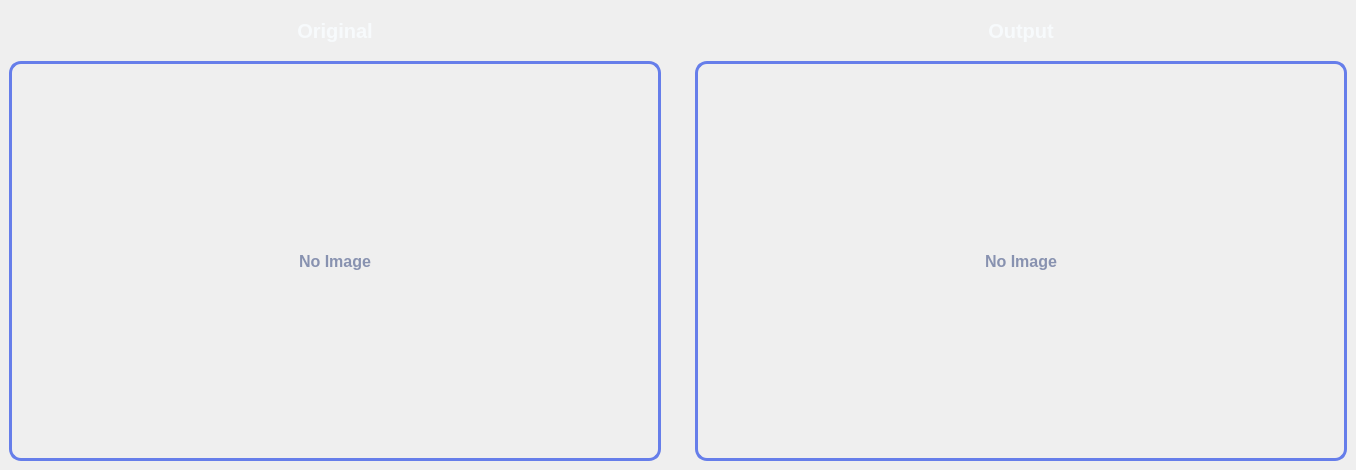
      <widget class="QWidget" name="scrollAreaWidgetContents">
       <property name="geometry">
        <rect>
         <x>0</x>
         <y>0</y>
         <width>1356</width>
         <height>470</height>
        </rect>
       </property>
       <property name="styleSheet">
        <string notr="true">QWidget#scrollAreaWidgetContents {
    background: qlineargradient(x1:0, y1:0, x2:1, y2:1,
                                stop:0 #1a1a36, stop:1 #0f0f1f);
}</string>
       </property>
       <layout class="QHBoxLayout" name="horizontalLayout_2">
        <property name="spacing">
         <number>16</number>
        </property>
        <property name="leftMargin">
         <number>0</number>
        </property>
        <property name="topMargin">
         <number>0</number>
        </property>
        <property name="rightMargin">
         <number>0</number>
        </property>
        <property name="bottomMargin">
         <number>0</number>
        </property>
        <item>
         <widget class="QFrame" name="originalImageCard">
          <layout class="QVBoxLayout" name="verticalLayout_3">
           <property name="spacing">
            <number>8</number>
           </property>
           <item>
            <widget class="QLabel" name="originalTitle">
             <property name="styleSheet">
              <string notr="true">font-size: 20px; 
font-weight: bold; 
color: #f7fafc;
padding: 8px;</string>
             </property>
             <property name="text">
              <string>Original</string>
             </property>
             <property name="alignment">
              <set>Qt::AlignCenter</set>
             </property>
            </widget>
           </item>
           <item>
            <widget class="QLabel" name="imgOriginal">
             <property name="minimumSize">
              <size>
               <width>350</width>
               <height>400</height>
              </size>
             </property>
             <property name="styleSheet">
              <string notr="true">background: qlineargradient(x1:0, y1:0, x2:0, y2:1,
                                stop:0 #0f0f25, stop:1 #0a0a15);
border: 3px solid #667eea;
border-radius: 12px;
font-size: 16px;
font-weight: 500;
color: #8892b0;
padding: 20px;</string>
             </property>
             <property name="text">
              <string>No Image</string>
             </property>
             <property name="alignment">
              <set>Qt::AlignCenter</set>
             </property>
            </widget>
           </item>
          </layout>
         </widget>
        </item>
        <item>
         <widget class="QFrame" name="outputImageCard">
          <layout class="QVBoxLayout" name="verticalLayout_4">
           <property name="spacing">
            <number>8</number>
           </property>
           <item>
            <widget class="QLabel" name="outputTitle">
             <property name="styleSheet">
              <string notr="true">font-size: 20px; 
font-weight: bold; 
color: #f7fafc;
padding: 8px;</string>
             </property>
             <property name="text">
              <string>Output</string>
             </property>
             <property name="alignment">
              <set>Qt::AlignCenter</set>
             </property>
            </widget>
           </item>
           <item>
            <widget class="QLabel" name="imgOutput">
             <property name="minimumSize">
              <size>
               <width>350</width>
               <height>400</height>
              </size>
             </property>
             <property name="styleSheet">
              <string notr="true">background: qlineargradient(x1:0, y1:0, x2:0, y2:1,
                                stop:0 #0f0f25, stop:1 #0a0a15);
border: 3px solid #667eea;
border-radius: 12px;
font-size: 16px;
font-weight: 500;
color: #8892b0;
padding: 20px;</string>
             </property>
             <property name="text">
              <string>No Image</string>
             </property>
             <property name="alignment">
              <set>Qt::AlignCenter</set>
             </property>
            </widget>
           </item>
          </layout>
         </widget>
        </item>
       </layout>
      </widget>
